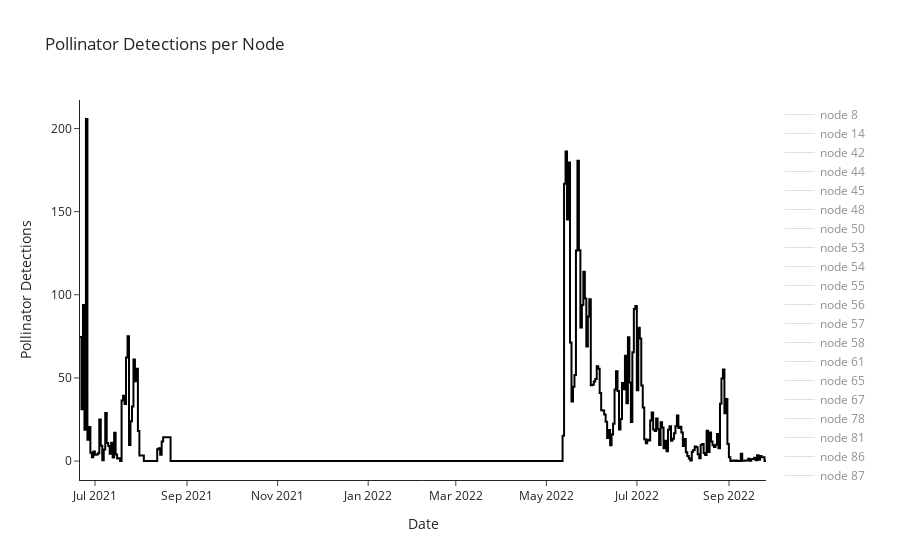

Here is the notebook cell this chart was saved with:
### Code cell
fig = go.Figure()
colors = iter(palette)
for col in observed_pollinators.columns:
    if col == 'mean':
        fig.add_trace(go.Scatter(
            x=observed_pollinators.index, 
            y=observed_pollinators[col],
            name=f'node {col}',
            line_shape='hv',
            line=dict(
                color="black", width=2
            )
        ))
    else:
        fig.add_trace(go.Scatter(
            x=observed_pollinators.index, 
            y=observed_pollinators[col],
            name=f'node {col}',
            line_shape='hv',
            line=dict(
                color="grey", width=.5
            )
        ))

fig.update_layout(
    title='Pollinator Detections per Node', 
    template='simple_white',
    xaxis={'title':'Date'}, yaxis={'title':'Pollinator Detections'}
)
fig.show()

### Figure 1 — Plotly figure (JSON) as saved in the notebook; plotly's stock layout.template omitted (floating-point values rounded to 4 significant figures; data arrays with more than 128 entries replaced by an {"elided": "..."} marker saying what was removed)
{"data": [{"line": {"color": "grey", "shape": "hv", "width": 0.5}, "name": "node 8", "type": "scatter", "visible": "legendonly", "x": {"elided": "183 str values"}, "y": {"elided": "183 int values"}}, {"line": {"color": "grey", "shape": "hv", "width": 0.5}, "name": "node 14", "type": "scatter", "visible": "legendonly", "x": {"elided": "183 str values"}, "y": {"elided": "183 int values"}}, {"line": {"color": "grey", "shape": "hv", "width": 0.5}, "name": "node 42", "type": "scatter", "visible": "legendonly", "x": {"elided": "183 str values"}, "y": {"elided": "183 int values"}}, {"line": {"color": "grey", "shape": "hv", "width": 0.5}, "name": "node 44", "type": "scatter", "visible": "legendonly", "x": {"elided": "183 str values"}, "y": {"elided": "183 int values"}}, {"line": {"color": "grey", "shape": "hv", "width": 0.5}, "name": "node 45", "type": "scatter", "visible": "legendonly", "x": {"elided": "183 str values"}, "y": {"elided": "183 int values"}}, {"line": {"color": "grey", "shape": "hv", "width": 0.5}, "name": "node 48", "type": "scatter", "visible": "legendonly", "x": {"elided": "183 str values"}, "y": {"elided": "183 int values"}}, {"line": {"color": "grey", "shape": "hv", "width": 0.5}, "name": "node 50", "type": "scatter", "visible": "legendonly", "x": {"elided": "183 str values"}, "y": {"elided": "183 int values"}}, {"line": {"color": "grey", "shape": "hv", "width": 0.5}, "name": "node 53", "type": "scatter", "visible": "legendonly", "x": {"elided": "183 str values"}, "y": {"elided": "183 int values"}}, {"line": {"color": "grey", "shape": "hv", "width": 0.5}, "name": "node 54", "type": "scatter", "visible": "legendonly", "x": {"elided": "183 str values"}, "y": {"elided": "183 int values"}}, {"line": {"color": "grey", "shape": "hv", "width": 0.5}, "name": "node 55", "type": "scatter", "visible": "legendonly", "x": {"elided": "183 str values"}, "y": {"elided": "183 int values"}}, {"line": {"color": "grey", "shape": "hv", "width": 0.5}, "name": "node 56", "type": "scatter", "visible": "legendonly", "x": {"elided": "183 str values"}, "y": {"elided": "183 int values"}}, {"line": {"color": "grey", "shape": "hv", "width": 0.5}, "name": "node 57", "type": "scatter", "visible": "legendonly", "x": {"elided": "183 str values"}, "y": {"elided": "183 int values"}}, {"line": {"color": "grey", "shape": "hv", "width": 0.5}, "name": "node 58", "type": "scatter", "visible": "legendonly", "x": {"elided": "183 str values"}, "y": {"elided": "183 int values"}}, {"line": {"color": "grey", "shape": "hv", "width": 0.5}, "name": "node 61", "type": "scatter", "visible": "legendonly", "x": {"elided": "183 str values"}, "y": {"elided": "183 int values"}}, {"line": {"color": "grey", "shape": "hv", "width": 0.5}, "name": "node 65", "type": "scatter", "visible": "legendonly", "x": {"elided": "183 str values"}, "y": {"elided": "183 int values"}}, {"line": {"color": "grey", "shape": "hv", "width": 0.5}, "name": "node 67", "type": "scatter", "visible": "legendonly", "x": {"elided": "183 str values"}, "y": {"elided": "183 int values"}}, {"line": {"color": "grey", "shape": "hv", "width": 0.5}, "name": "node 78", "type": "scatter", "visible": "legendonly", "x": {"elided": "183 str values"}, "y": {"elided": "183 int values"}}, {"line": {"color": "grey", "shape": "hv", "width": 0.5}, "name": "node 81", "type": "scatter", "visible": "legendonly", "x": {"elided": "183 str values"}, "y": {"elided": "183 int values"}}, {"line": {"color": "grey", "shape": "hv", "width": 0.5}, "name": "node 86", "type": "scatter", "visible": "legendonly", "x": {"elided": "183 str values"}, "y": {"elided": "183 int values"}}, {"line": {"color": "grey", "shape": "hv", "width": 0.5}, "name": "node 87", "type": "scatter", "visible": "legendonly", "x": {"elided": "183 str values"}, "y": {"elided": "183 int values"}}, {"line": {"color": "black", "shape": "hv", "width": 2}, "name": "node mean", "type": "scatter", "visible": true, "x": {"elided": "183 str values"}, "y": {"elided": "183 float values"}}], "layout": {"autosize": true, "title": {"text": "Pollinator Detections per Node"}, "xaxis": {"autorange": true, "range": ["2021-06-20 22:00", "2022-09-25 22:00"], "title": {"text": "Date"}, "type": "date"}, "yaxis": {"autorange": true, "range": [-11.37, 217.1], "title": {"text": "Pollinator Detections"}, "type": "linear"}}}
